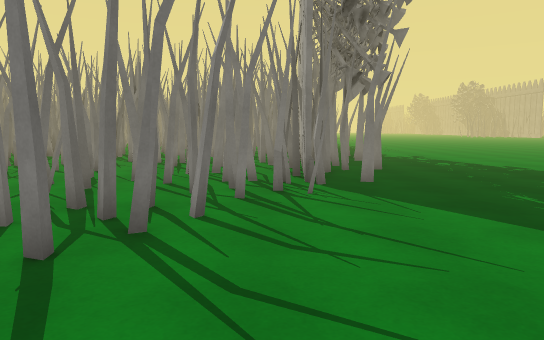
view 1 (above)

22 first-person views from a walk through a 3-D level made in the Unity game engine. The camera is 1.4 m above the floor, tilts 6° down and sees 70° across. The floor is counted in squares, 1 m on a side. Each view is taken from the middle of a square. On the plan, view 1 faces up. The plan holds only what a view shows up to about 16 squares ahead; the rest is blank. The place goes on beyond the plan. The player character is not drawn.

view 2
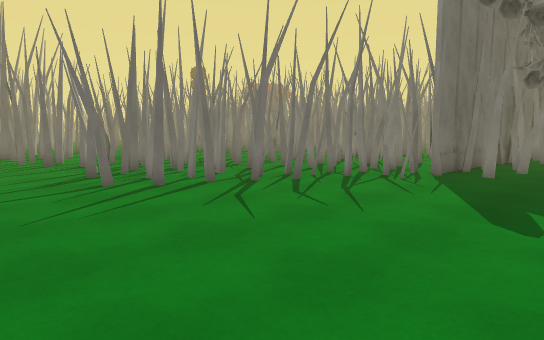

view 3
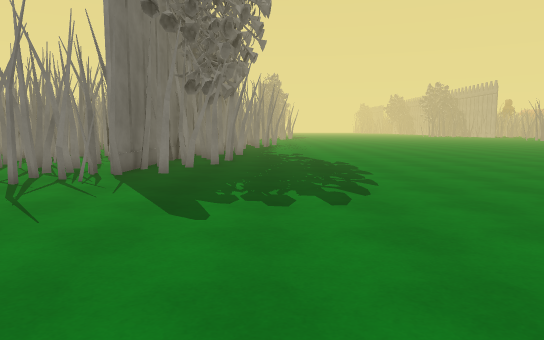

view 4
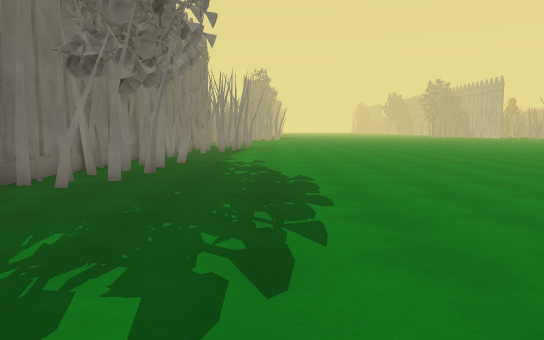

view 5
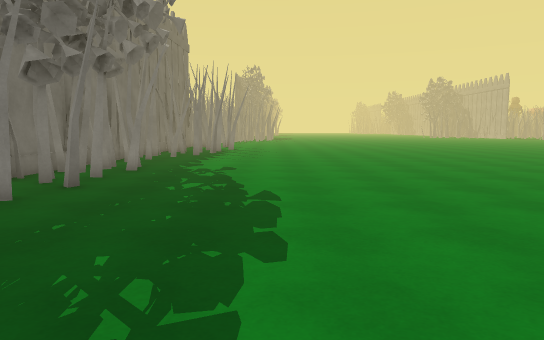

view 6
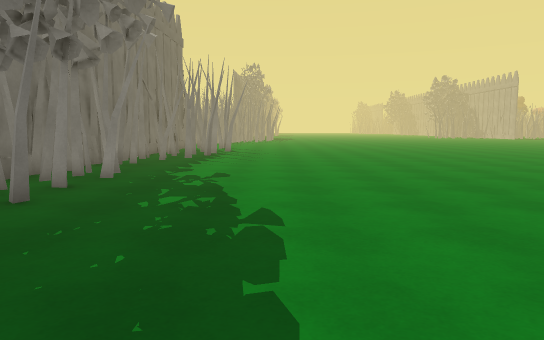

view 7
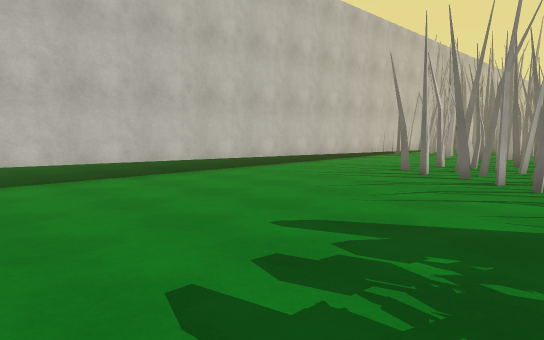

view 8
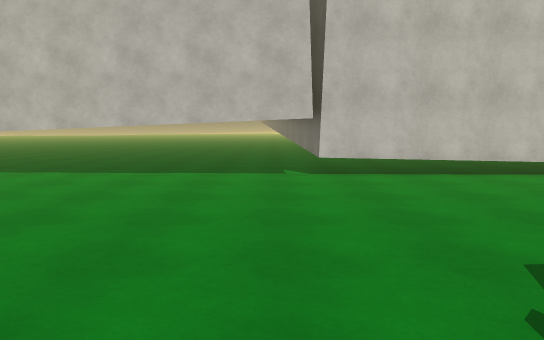

view 9
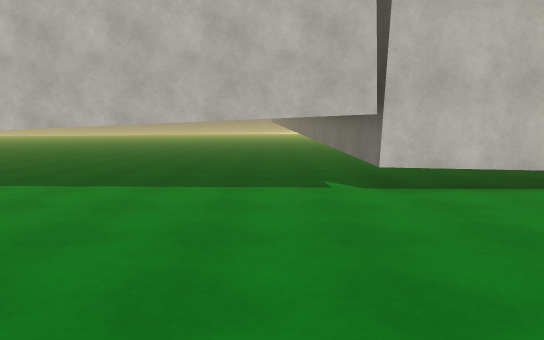

view 10
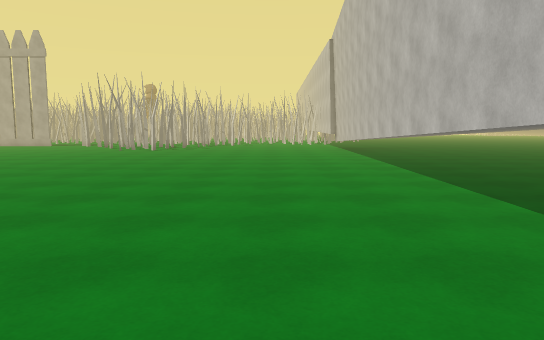

view 11
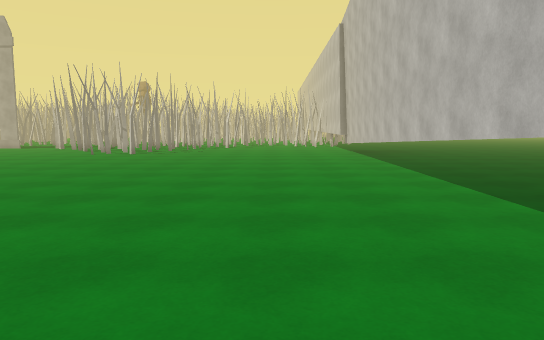

view 12
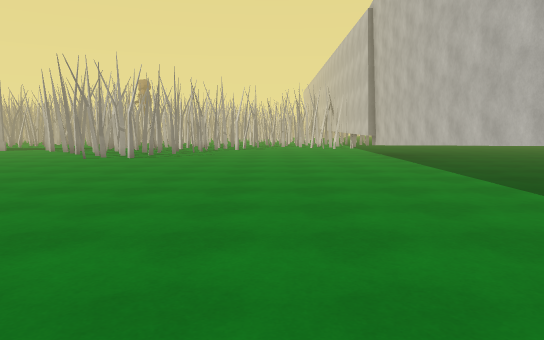

view 13
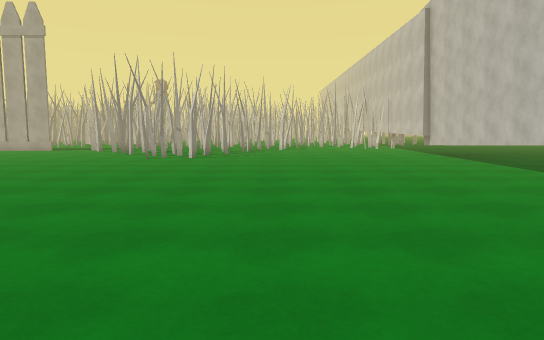

view 14
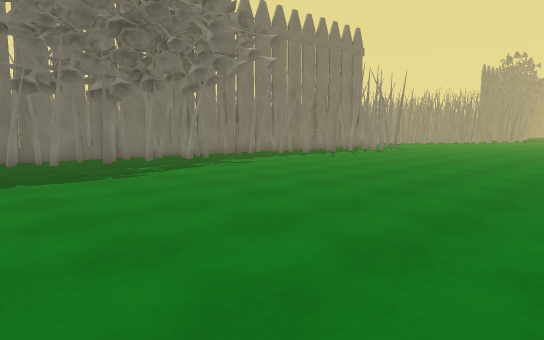

view 15
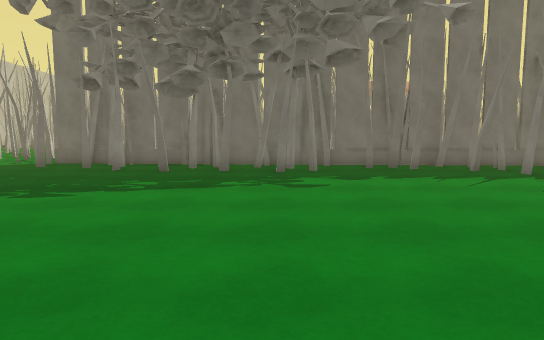

view 16
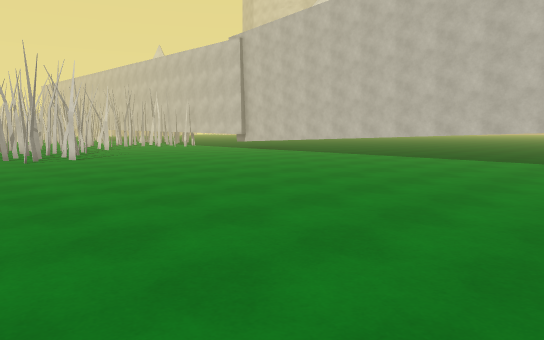

view 17
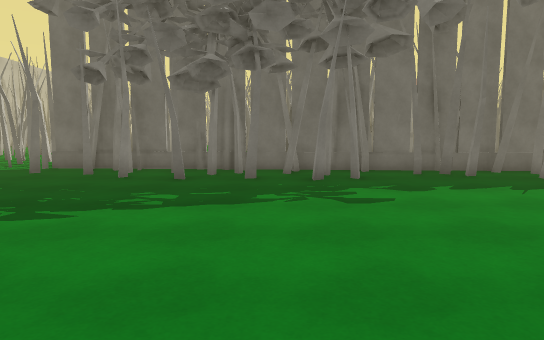

view 18
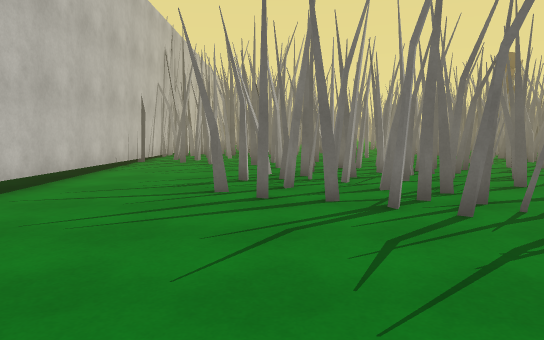

view 19
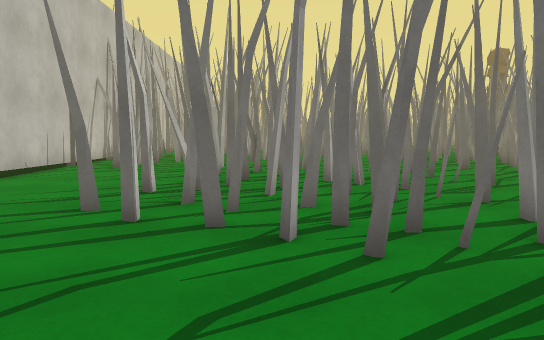

view 20
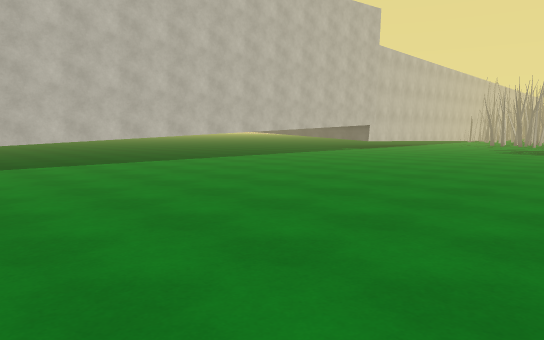

view 21
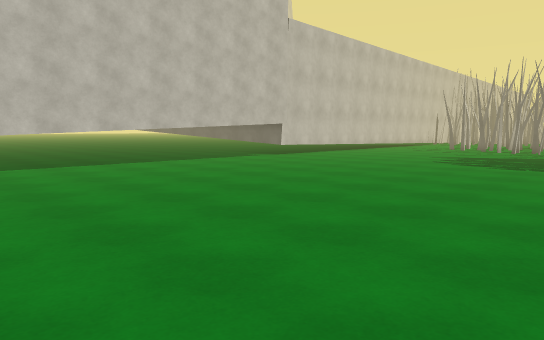

view 22
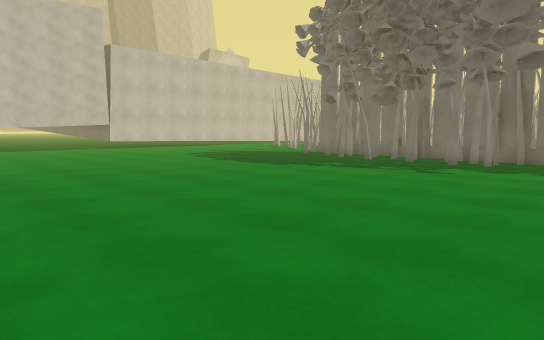

### Floor plan
Key: @ floor where view 1 was taken; # wall or solid block; . floor; = window, fence, low wall or low ledge.
Columns run from 11 left of view 1 to 33 right of it. Each row starts with its distance up from view 1.
 25              #.......    ....  .
 24              ##....... .......
 23              ##................
 22              #.................
 21              #.................
 20              ###...............
 19               ##...............
 18                #...............
 17              ###...............
 16             ###................
 15             ##..................          ..
 14             #........................    ...
 13             ##..............................
 12             ###..............................
 11             #................................
 10            ##.#..............................
  9           ##.................................
  8           ###...............................
  7          ##.................................
  6         ###.................................
  5  #########..................................
  4  #..##.##...................................
  3 #.#.##.##...................................
  2 ##..........................................
  1 #...........................................
  0 =..........@................................
 -1 #...........................................
 -2 ....................######..................
 -3 #####################    ####################

Positions as (right, up) in squares from view 1, and headings:
1: (0, 0), facing up
2: (6, -2), facing up-left
3: (6, -2), facing up
4: (8, 3), facing up
5: (9, 6), facing up
6: (9, 8), facing up
7: (9, 8), facing down-left
8: (10, 9), facing down
9: (11, 6), facing down
10: (10, 1), facing right
11: (14, 1), facing right
12: (17, 2), facing right
13: (17, 5), facing right
14: (20, 9), facing up-left
15: (17, 19), facing left
16: (17, 15), facing down-right
17: (15, 18), facing left
18: (5, 3), facing left
19: (3, 5), facing left
20: (33, 12), facing down-left
21: (24, 12), facing down-left
22: (20, 25), facing down-left
